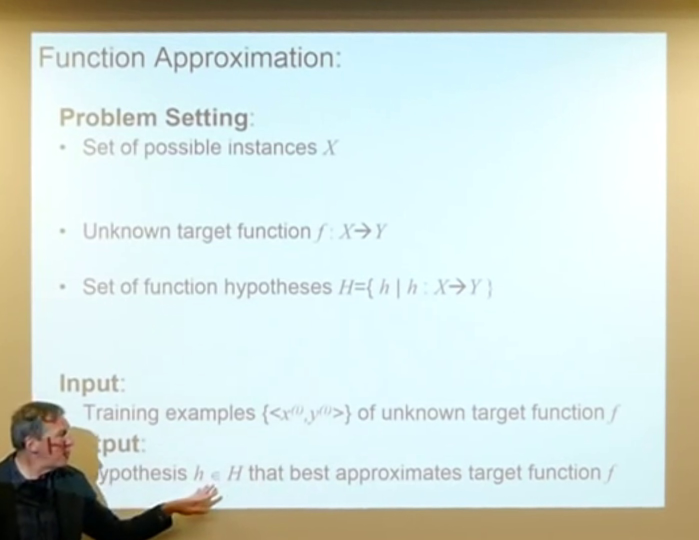
#> input picture Testbench/Frames_2/02_1_0.jpg, 1398 x 1080 px, given as the content of the folder Testbench/Slides_2/, which was not available (shown at 1/2 size)
$ python test.py Testbench/Frames_2/02_1_0.jpg Testbench/Frames_2/03_1_0.jpg
#> lines starting #> are read from the running program, lines starting #| are printed output that depends on the picture; pictures that were not available may be replaced by others from this repository, and a replacement may not be noted
#> in readSlides, slide is the input picture: shape (1080, 1398, 3); mean B, G, R 214.3, 220.5, 208.7
#> in readSlides, `slide = cv2.cvtColor(slide,cv2.COLOR_BGR2GRAY)`:
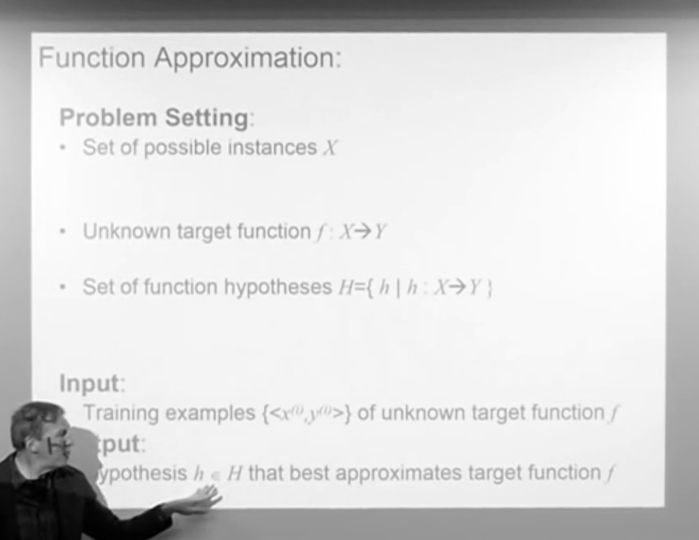
#> slide: shape (1080, 1398) (shown at 1/2 size); min 0, max 255, mean 216.2
#> in init, `slides = readSlides(PATH_SLIDE)`: slides = 1 item
import cv2
import sys
import os
from numpy import inf

ROLLS = [ 20171086 ]
MAX_DISPLACEMENT = 16

# [6 lines of commented-out code are left out]

def eval(frame, slide):
    import matplotlib.pyplot as plt

    # Initiate SIFT detector
    sift = cv2.xfeatures2d.SIFT_create()

    # find the keypoints and descriptors with SIFT
    kp1, des1 = sift.detectAndCompute(frame,None)
    kp2, des2 = sift.detectAndCompute(slide,None)

    # Convert to coordinates
    points_1 = cv2.KeyPoint_convert(kp1)
    points_2 = cv2.KeyPoint_convert(kp2)

    # BFMatcher with default params
    bf = cv2.BFMatcher()
    matches = bf.knnMatch(des1,des2, k=2)

    # Apply ratio test
    count = 0
    good = []
    ols = 0
    for m,n in matches:
        if m.distance < 0.75 * n.distance:
            temp = points_1[m.queryIdx] - points_2[m.trainIdx]
            # print(points_1[m.queryIdx] , points_2[m.trainIdx])
            if abs(temp[0]) < MAX_DISPLACEMENT and abs(temp[1]) < MAX_DISPLACEMENT:
                count += 1
                good.append([m])

    # cv2.drawMatchesKnn expects list of lists as matches.
    img3 = cv2.drawMatchesKnn(frame,kp1,slide,kp2,good,None,flags=2)
    plt.imshow(img3),plt.show()
    print(count)
    # print(ols)
    # evaluation = -inf if not count else ols/count * -1
    # print(evaluation)
    return count

def matcher(frame, slides):
    n = len(slides)
#> n = 1
    max_val = -inf
    slide = 'a'
    for i in range(n):
        val = eval(frame,slides[i][0])
        if val > max_val:
            slide = slides[i][1]
            max_val = val
#> this loop made 1 pass
#> (matches in eval, val, slide, max_val) on pass 1: (1958 matches, 1958, '02_1_0.jpg', 1958)
#> pass 1, in eval, `img3 = cv2.drawMatchesKnn(frame,kp1,slide,kp2,good,None,flags=2)`:
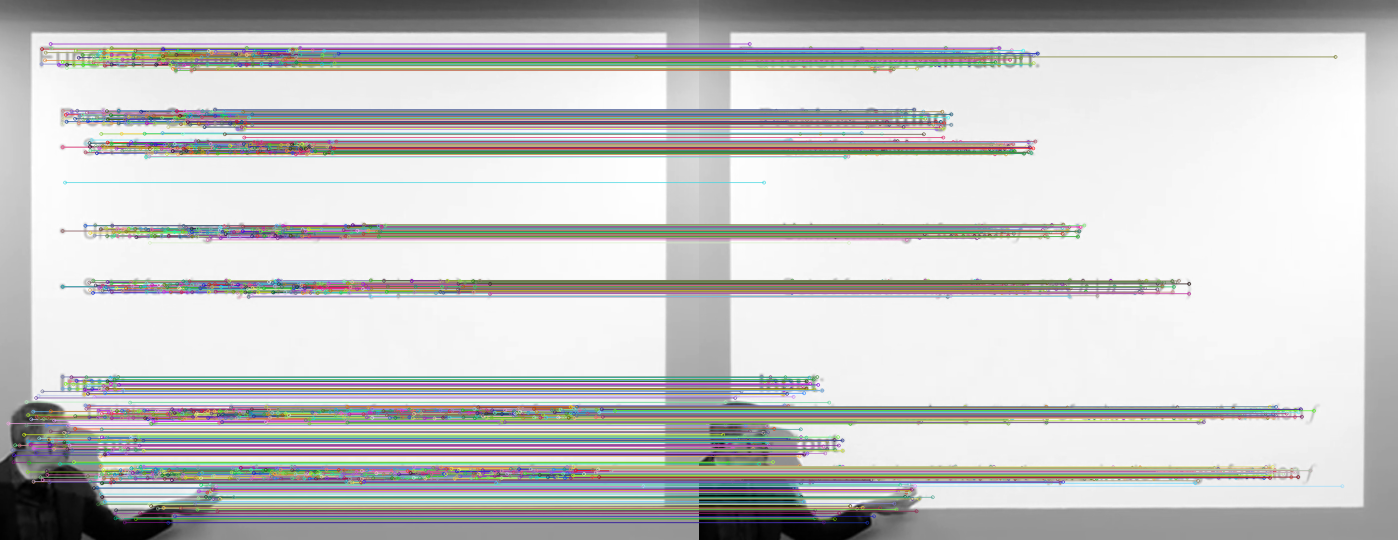
#> img3: shape (1080, 2796, 3) (shown at 1/2 size); mean of channels 0, 1, 2 197.3, 198, 197.6; drawn as B, G, R
#> after the loop, max_val = 1958
    print(slide)
#| 02_1_0.jpg
    return slide,max_val

def iter(PATH_FRAME, slides):
    files = os.listdir(PATH_FRAME)
    frames = []
    print(files)
    for file in files:
        frame = cv2.imread(PATH_FRAME + file)
        frame = cv2.cvtColor(frame, cv2.COLOR_BGR2GRAY)
        frame_info = [file,matcher(frame, slides)]
#> frame_info = ['02_1_0.jpg', ('02_1_0.jpg', 1958)]
        frames.append(frame_info)
#> pass 2 of the loop in iter, `for file in files:`:
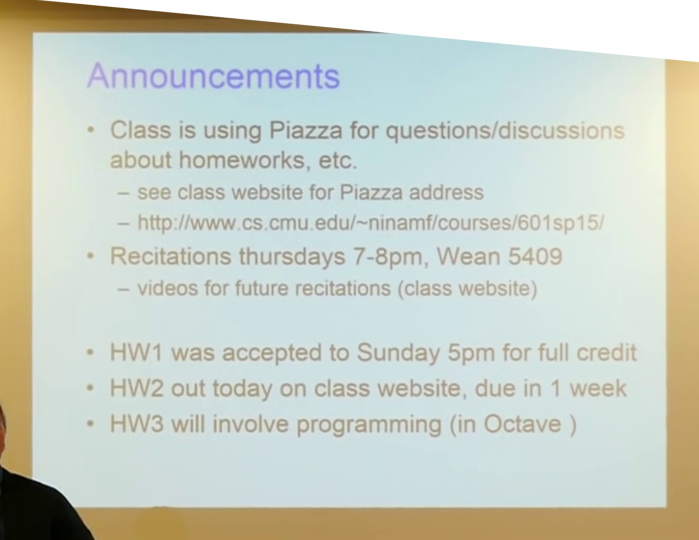
#> input picture Testbench/Frames_2/03_1_0.jpg, 1398 x 1080 px (shown at 1/2 size)
#> in iter, frame is the input picture: shape (1080, 1398, 3); mean B, G, R 198.7, 209.5, 202.8
#> in iter, `frame = cv2.cvtColor(frame, cv2.COLOR_BGR2GRAY)`:
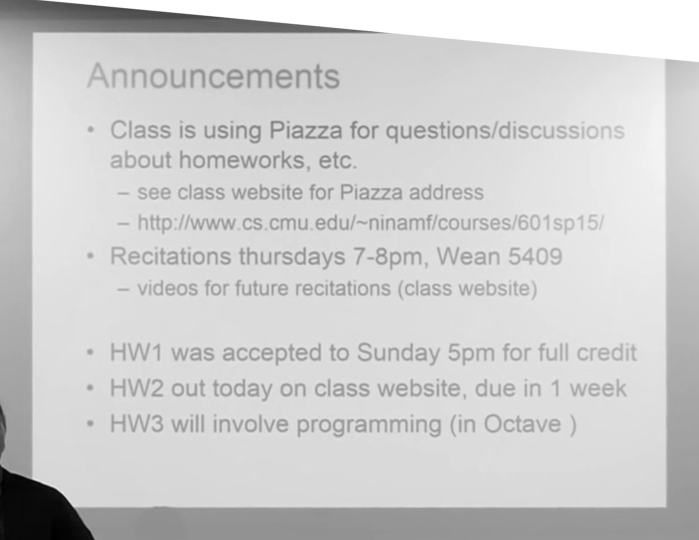
#> frame: shape (1080, 1398) (shown at 1/2 size); min 0, max 255, mean 206.2
#> the loop in matcher (call 2), `for i in range(n):` made 1 pass
#> (matches in eval, val, slide, max_val) on pass 1: (2806 matches, 1, '02_1_0.jpg', 1)
#> pass 1, in eval (call 2), `img3 = cv2.drawMatchesKnn(frame,kp1,slide,kp2,good,None,flags=2)`:
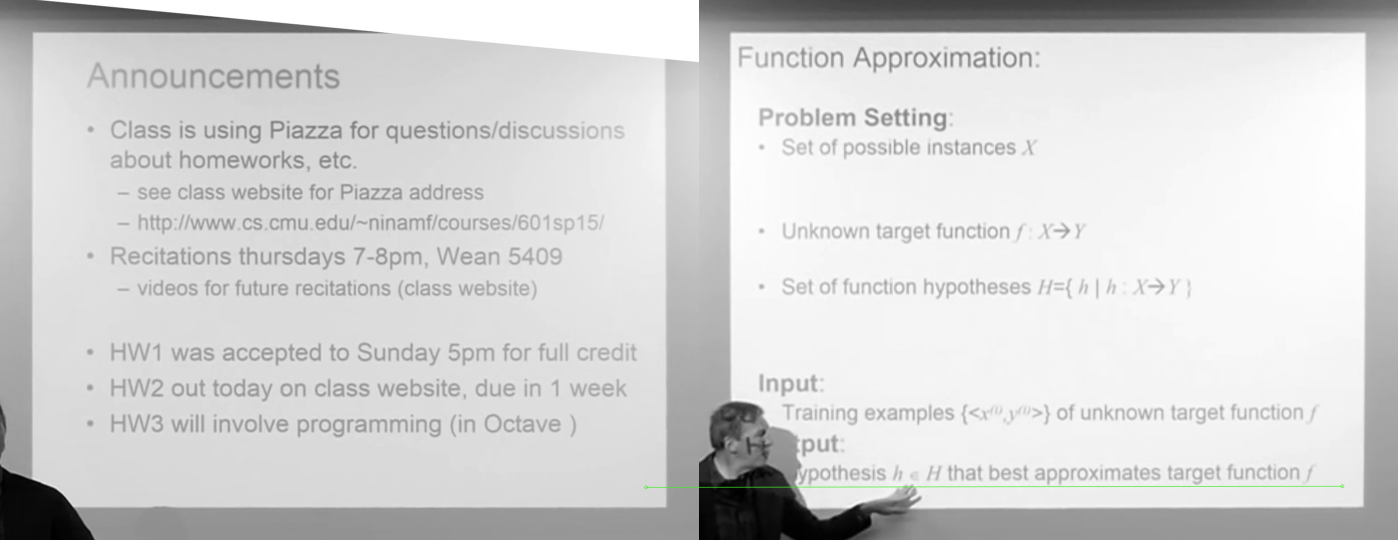
#> img3: shape (1080, 2796, 3) (shown at 1/2 size); mean of channels 0, 1, 2 211.1, 211.3, 211.2; drawn as B, G, R
#| 02_1_0.jpg
#> frame_info = ['03_1_0.jpg', ('02_1_0.jpg', 1)]
#> pass 3 of the loop in iter, `for file in files:`:
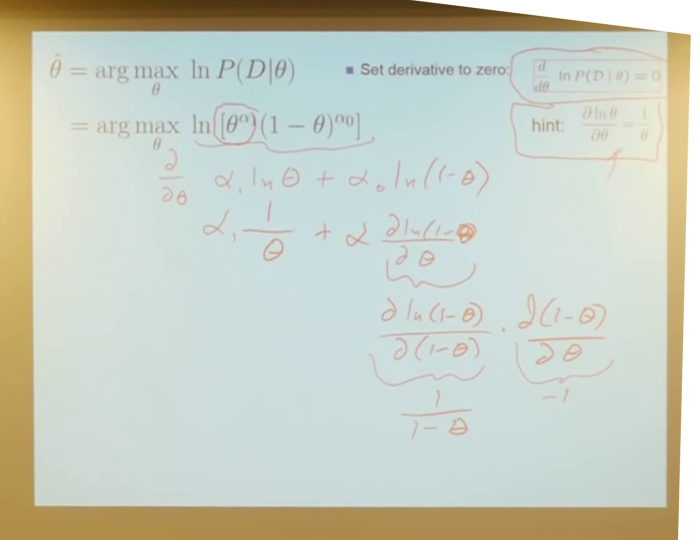
#> input picture Testbench/Frames_2/03_25_2.jpg, 1398 x 1080 px (shown at 1/2 size)
#> in iter, frame is the input picture: shape (1080, 1398, 3); mean B, G, R 193.6, 206.1, 200.1
#> in iter, `frame = cv2.cvtColor(frame, cv2.COLOR_BGR2GRAY)`:
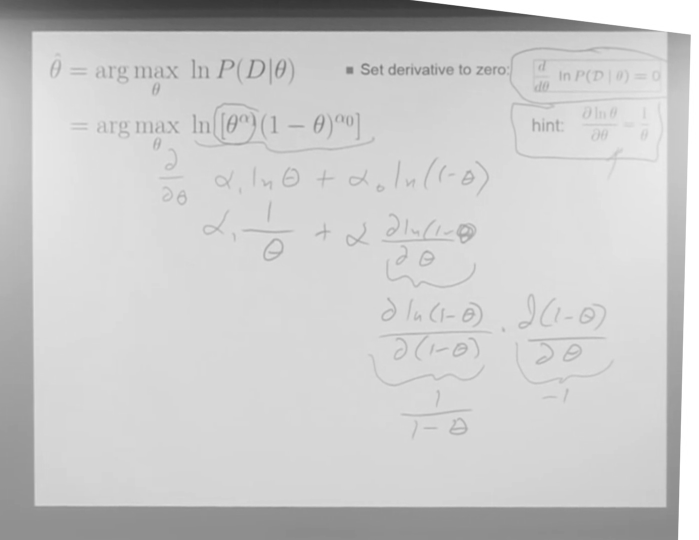
#> frame: shape (1080, 1398) (shown at 1/2 size); min 52, max 255, mean 202.8
#> the loop in matcher (call 3), `for i in range(n):` made 1 pass
#> (matches in eval, val, slide, max_val) on pass 1: (576 matches, 0, '02_1_0.jpg', 0)
#> pass 1, in eval (call 3), `img3 = cv2.drawMatchesKnn(frame,kp1,slide,kp2,good,None,flags=2)`:
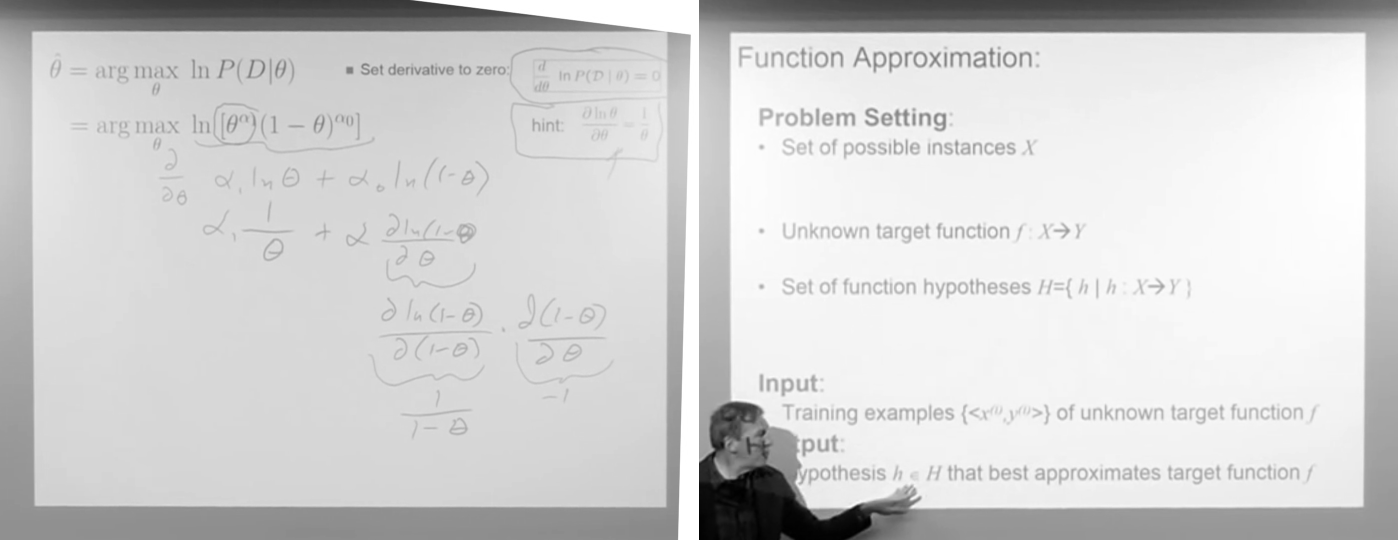
#> img3: shape (1080, 2796, 3) (shown at 1/2 size); min 0, max 255, mean 209.5
#| 02_1_0.jpg
#> frame_info = ['03_25_2.jpg', ('02_1_0.jpg', 0)]
#> the loop made 4 passes; the first 3 are shown
    return frames

def init():
    # [4 lines of commented-out code are left out]
    PATH_SLIDE = 'Testbench/Slides_2/'
    PATH_FRAME = 'Testbench/Frames_2/'
    slides = readSlides(PATH_SLIDE)
    mapping = iter(PATH_FRAME, slides)
    formatAnswer(mapping)

def readSlides(PATH_SLIDE):
    files = os.listdir(PATH_SLIDE)
    slides = []
    for img in files:
        slide = cv2.imread(PATH_SLIDE + img)
        slide = cv2.cvtColor(slide,cv2.COLOR_BGR2GRAY)
        slide = [slide, img]
        slides.append(slide)
    return slides

def formatAnswer(mapping):
    # mapping.sort()
    print(mapping)
    for roll in ROLLS:
        try:
            f = open(str(roll)+'.txt','w')
            for i in mapping:
                line = i[0] + ' ' + str(i[1][0]) + '\n'
                f.write(line)
            f.close()
        except error as e:
            print("Error in printing answer",Error)

if __name__ == "__main__":
    init()
